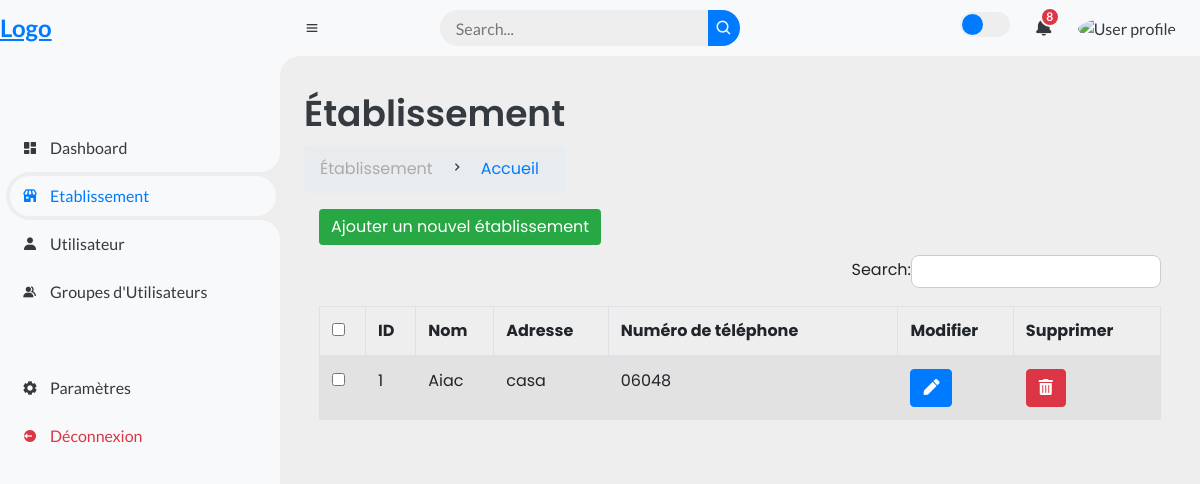
Before: /dashboard/etablissement/ with the older database file.
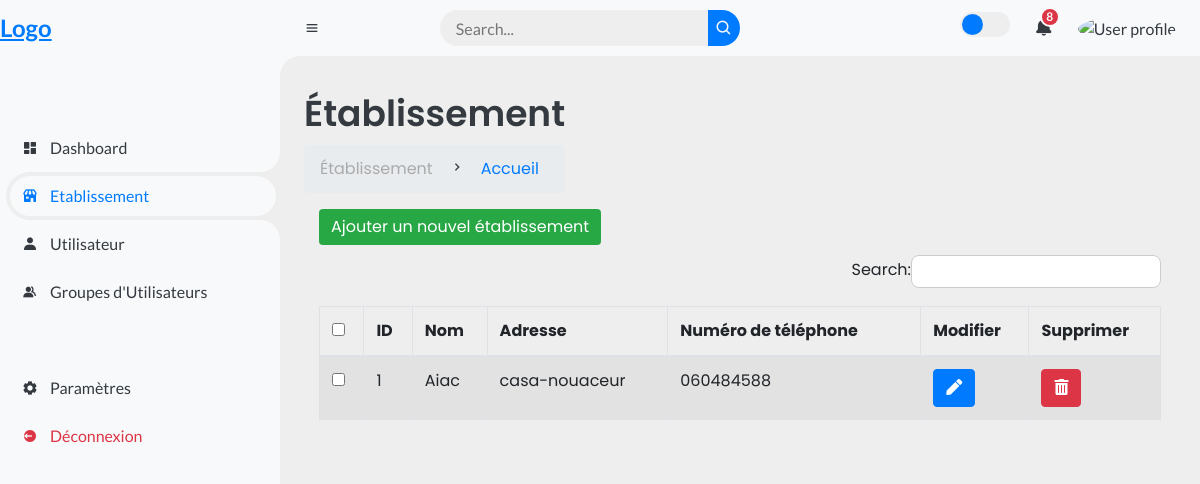
After: the same page with the newer database file.
### dashboard/models.py (models this page shows, shortened)
class Establishment(models.Model):
    owner = models.ForeignKey(NormalUser, on_delete=models.RESTRICT, related_name='establishments', verbose_name="Propriétaire")
    name = models.CharField(verbose_name="Nom", max_length=225)
    manager_name = models.CharField(verbose_name="Nom du manager", max_length=100, null=True, blank=True)
    foundation_date = models.DateField(verbose_name="Date de fondation", null=True, blank=True)
    address = models.CharField(verbose_name="Adresse", max_length=100)
    nif_cin = models.CharField(verbose_name="NIF_CIN", max_length=9, null=True)
    rc_license = models.CharField(verbose_name="RC", max_length=12, blank=True, null=True)
    phone_number = models.CharField(verbose_name="Numéro de téléphone", max_length=20, default="1234567890")
    email = models.EmailField(max_length=100, blank=True, null=True)
    description = models.TextField(max_length=500, blank=True, null=True)
    image = models.ImageField(verbose_name="Photo de couverture", upload_to="images/establishments", blank=False, null=True)
    establishment_type = models.CharField(verbose_name="Type d'établissement", max_length=100, choices=[('type1', 'Type 1'), ('type2', 'Type 2')], blank=True)
    latitude = models.FloatField(validators=[MinValueValidator(-90), MaxValueValidator(90)], blank=True, null=True)
    longitude = models.FloatField(validators=[MinValueValidator(-180), MaxValueValidator(180)], blank=True, null=True)
    is_verified = models.BooleanField(verbose_name="Vérifié par Foulanzam", default=False)
    is_available = models.BooleanField(verbose_name="Disponible", default=True)
    is_open = models.BooleanField(verbose_name="Ouvert", default=True)
    is_managed = models.BooleanField(verbose_name="Géré par Foulanzam", default=False)

### dashboard/views.py (the view)
# urls.py: path('etablissement/', views.etablissement_view, name='etablissement'),
def etablissement_view(request):
    etablissements = Establishment.objects.all()
    context = {
        'current_section': 'etablissement',
        'etablissements': etablissements,
    }
    return render(request, 'etablissement.html', context)

### dashboard/templates/etablissement.html (shortened to what this page needs)
{% extends 'base.html' %}
{% block content %}
<div class="head-title">
    <div class="left">
        <h1>Établissement</h1>
        <ul class="breadcrumb">
            <li>
                <a href="#">Établissement</a>
            </li>
            <li><i class='bx bx-chevron-right'></i></li>
            <li>
                <a class="active" href="#">Accueil</a>
            </li>
        </ul>
    </div>
</div>
<div class="col-md-12">
    <span><a href="{% url 'dashboard:add_etablissement' %}" class="btn btn-custom-green">Ajouter un nouvel établissement</a></span>
    <div class="table-responsive">
        <table id="etablissement_table" class="table table-striped table-bordered" width="100%">
            <thead>
            <tr>
                <th><input type="checkbox" id="checkall" /></th>
                <th>ID</th>
                <th>Nom</th>
                <th>Adresse</th>
                <th>Numéro de téléphone</th>
                <th>Modifier</th>
                <th>Supprimer</th>
            </tr>
            </thead>
            <tbody>
            {% for etablissement in etablissements %}
            <tr>
                <td><input type="checkbox" class="checkthis" /></td>
                <td>{{ etablissement.id }}</td>
                <td>{{ etablissement.name }}</td>
                <td>{{ etablissement.address }}</td>
                <td>{{ etablissement.phone_number }}</td>
                <td><a href="{% url 'dashboard:edit_etablissement' etablissement.id %}" class="btn btn-primary"><i class="fas fa-pen"></i></a></td>
                <td>
                    <button class="btn btn-danger delete-btn" data-id="{{etablissement.id }}"><i class="fas fa-trash-alt"></i></button>
                </td>
            </tr>
            {% endfor %}
            </tbody>
        </table>
    </div>
</div>
<link href="https://stackpath.bootstrapcdn.com/bootstrap/4.5.2/css/bootstrap.min.css" rel="stylesheet">
{% endblock %}

Changed rows visible on the page:
changed Establishment "Aiac": address "casa" → "casa-nouaceur"; phone_number "06048" → "060484588"
